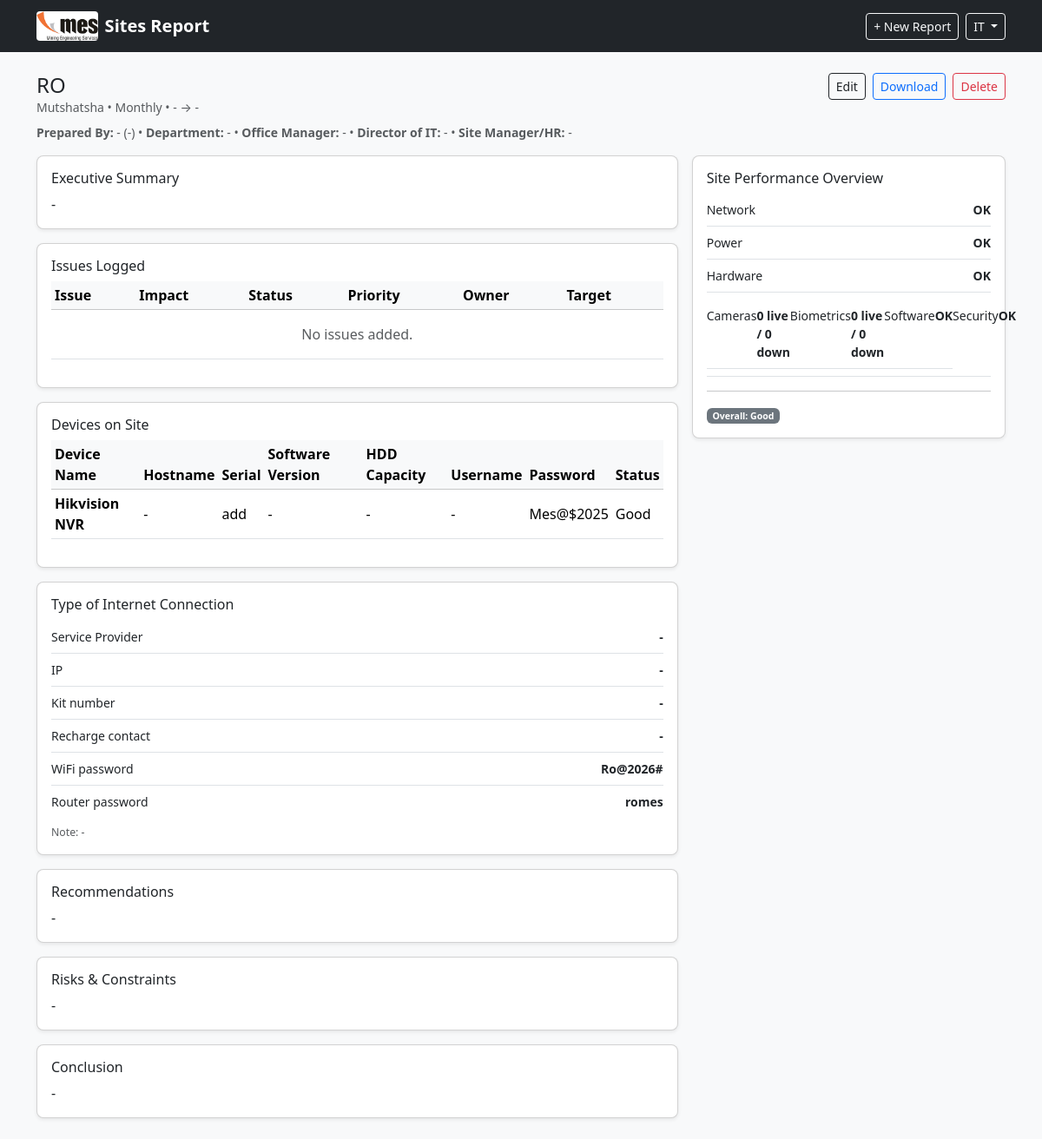
The app's page /report/1 (signed in) with its own data.
### tables this page shows
CREATE TABLE reports (
        id INTEGER PRIMARY KEY AUTOINCREMENT,
        site_name TEXT NOT NULL,
        location TEXT,
        report_type TEXT NOT NULL,
        period_start TEXT,
        period_end TEXT,
        prepared_by TEXT,
        department TEXT,
        date_submitted TEXT,
        prepared_by_title TEXT,
        office_manager TEXT,
        director_it TEXT,
        site_manager_hr TEXT,
        internet_service_provider TEXT,
        internet_ip TEXT,
        kit_number TEXT,
        recharge_contact TEXT,
        wifi_password TEXT,
        router_password TEXT,
        internet_note TEXT,

        executive_summary TEXT,
        overall_status TEXT,

        network_status TEXT,
        power_status TEXT,
        hardware_status TEXT,
        biomedical_status TEXT,
        cameras_live INTEGER DEFAULT 0,
        cameras_down INTEGER DEFAULT 0,
        biometrics_live INTEGER DEFAULT 0,
        biometrics_down INTEGER DEFAULT 0,
        software_status TEXT,
        security_status TEXT,

        recommendations TEXT,
        risks_constraints TEXT,
        conclusion TEXT,

        created_at TEXT NOT NULL
    );

CREATE TABLE devices (
        id INTEGER PRIMARY KEY AUTOINCREMENT,
        report_id INTEGER NOT NULL,
        device_name TEXT NOT NULL,
        hostname TEXT,
        serial_number TEXT,
        software_version TEXT,
        hdd_capacity TEXT,
        username TEXT,
        password TEXT,
        status TEXT,
        FOREIGN KEY(report_id) REFERENCES reports(id) ON DELETE CASCADE
    );

### app.py (the view)
@app.route("/report/<int:report_id>")
@login_required
def report_detail(report_id):
    conn = get_db()
    cur = conn.cursor()
    report = cur.execute("SELECT * FROM reports WHERE id = ?", (report_id,)).fetchone()
    issues = cur.execute("SELECT * FROM issues WHERE report_id = ? ORDER BY id DESC", (report_id,)).fetchall()
    devices = cur.execute("SELECT * FROM devices WHERE report_id = ? ORDER BY id DESC", (report_id,)).fetchall()
    devices = cur.execute("SELECT * FROM devices WHERE report_id = ? ORDER BY id DESC", (report_id,)).fetchall()
    conn.close()
    if not report:
        flash("Report not found.", "danger")
        return redirect(url_for("index"))
    return render_template("report_detail.html", report=report, issues=issues, devices=devices)

### app.py (called while the page is built)
def get_db():
    os.makedirs(app.instance_path, exist_ok=True)
    conn = sqlite3.connect(DB_PATH)
    conn.row_factory = sqlite3.Row
    return conn

@app.before_request
def startup():
    init_db()

def login_required(f):
    @wraps(f)
    def decorated_function(*args, **kwargs):
        if 'user_id' not in session:
            flash("Please log in first.", "warning")
            return redirect(url_for('login'))
        return f(*args, **kwargs)
    return decorated_function

### templates/report_detail.html
{% extends "base.html" %}
{% block content %}
<div class="d-flex justify-content-between align-items-start mb-3">
  <div>
    <h4 class="mb-0">{{ report.site_name }}</h4>
    <div class="text-muted small">
      {{ report.location or "-" }} • {{ report.report_type }} •
      {{ report.period_start or "-" }} → {{ report.period_end or "-" }}
    </div>
    <div class="text-muted small mt-2">
      <strong>Prepared By:</strong> {{ report.prepared_by or "-" }} ({{ report.prepared_by_title or "-" }}) •
      <strong>Department:</strong> {{ report.department or "-" }} •
      <strong>Office Manager:</strong> {{ report.office_manager or "-" }} •
      <strong>Director of IT:</strong> {{ report.director_it or "-" }} •
      <strong>Site Manager/HR:</strong> {{ report.site_manager_hr or "-" }}
    </div>
  </div>
  <div class="d-flex gap-2">
    <a class="btn btn-outline-dark btn-sm" href="{{ url_for('edit_report', report_id=report.id) }}">Edit</a>
    <a class="btn btn-outline-primary btn-sm" href="{{ url_for('download_report', report_id=report.id) }}">Download</a>
    <form method="POST" action="{{ url_for('delete_report', report_id=report.id) }}"
          onsubmit="return confirm('Delete this report?');">
      <button class="btn btn-outline-danger btn-sm">Delete</button>
    </form>
  </div>
</div>
<div class="row g-3">
  <div class="col-md-8">
    <div class="card shadow-sm mb-3">
      <div class="card-body">
        <h6>Executive Summary</h6>
        <p class="mb-0">{{ report.executive_summary or "-" }}</p>
      </div>
    </div>
    <div class="card shadow-sm mb-3">
      <div class="card-body">
        <h6>Issues Logged</h6>
        <div class="table-responsive">
          <table class="table table-sm align-middle">
            <thead class="table-light">
              <tr>
                <th>Issue</th>
                <th>Impact</th>
                <th>Status</th>
                <th>Priority</th>
                <th>Owner</th>
                <th>Target</th>
              </tr>
            </thead>
            <tbody>
              {% for i in issues %}
              <tr>
                <td class="fw-semibold">{{ i.issue_title }}</td>
                <td>{{ i.impact }}</td>
                <td>{{ i.status }}</td>
                <td>{{ i.priority }}</td>
                <td>{{ i.owner }}</td>
                <td>{{ i.target_date or "-" }}</td>
              </tr>
              {% else %}
              <tr>
                <td colspan="6" class="text-center text-muted py-3">No issues added.</td>
              </tr>
              {% endfor %}
            </tbody>
          </table>
        </div>
      </div>
    </div>
    <div class="card shadow-sm mb-3">
      <div class="card-body">
        <h6>Devices on Site</h6>
        <div class="table-responsive">
          <table class="table table-sm align-middle">
            <thead class="table-light">
              <tr>
                <th>Device Name</th>
                <th>Hostname</th>
                <th>Serial</th>
                <th>Software Version</th>
                <th>HDD Capacity</th>
                <th>Username</th>
                <th>Password</th>
                <th>Status</th>
              </tr>
            </thead>
            <tbody>
              {% for d in devices %}
              <tr>
                <td class="fw-semibold">{{ d.device_name }}</td>
                <td>{{ d.hostname or '-' }}</td>
                <td>{{ d.serial_number or '-' }}</td>
                <td>{{ d.software_version or '-' }}</td>
                <td>{{ d.hdd_capacity or '-' }}</td>
                <td>{{ d.username or '-' }}</td>
                <td>{{ d.password or '-' }}</td>
                <td>{{ d.status or '-' }}</td>
              </tr>
              {% else %}
              <tr>
                <td colspan="8" class="text-center text-muted py-3">No devices added.</td>
              </tr>
              {% endfor %}
            </tbody>
          </table>
        </div>
      </div>
    </div>
    <div class="card shadow-sm mb-3">
      <div class="card-body">
        <h6>Type of Internet Connection</h6>
        <div class="small">
          <div class="d-flex justify-content-between border-bottom py-2">
            <span>Service Provider</span>
            <span class="fw-semibold">{{ report.internet_service_provider or '-' }}</span>
          </div>
          <div class="d-flex justify-content-between border-bottom py-2">
            <span>IP</span>
            <span class="fw-semibold">{{ report.internet_ip or '-' }}</span>
          </div>
          <div class="d-flex justify-content-between border-bottom py-2">
            <span>Kit number</span>
            <span class="fw-semibold">{{ report.kit_number or '-' }}</span>
          </div>
          <div class="d-flex justify-content-between border-bottom py-2">
            <span>Recharge contact</span>
            <span class="fw-semibold">{{ report.recharge_contact or '-' }}</span>
          </div>
          <div class="d-flex justify-content-between border-bottom py-2">
            <span>WiFi password</span>
            <span class="fw-semibold">{{ report.wifi_password or '-' }}</span>
          </div>
          <div class="d-flex justify-content-between py-2">
            <span>Router password</span>
            <span class="fw-semibold">{{ report.router_password or '-' }}</span>
          </div>
          <div class="mt-2 small text-muted">Note: {{ report.internet_note or '-' }}</div>
        </div>
      </div>
    </div>
    <div class="card shadow-sm mb-3">
      <div class="card-body">
        <h6>Recommendations</h6>
        <p class="mb-0">{{ report.recommendations or "-" }}</p>
      </div>
    </div>
    <div class="card shadow-sm mb-3">
      <div class="card-body">
        <h6>Risks & Constraints</h6>
        <p class="mb-0">{{ report.risks_constraints or "-" }}</p>
      </div>
    </div>
    <div class="card shadow-sm">
      <div class="card-body">
        <h6>Conclusion</h6>
        <p class="mb-0">{{ report.conclusion or "-" }}</p>
      </div>
    </div>
  </div>
  <div class="col-md-4">
    <div class="card shadow-sm">
      <div class="card-body">
        <h6>Site Performance Overview</h6>
        <div class="small">
          <div class="d-flex justify-content-between border-bottom py-2">
            <span>Network</span>
            <span class="fw-semibold">{{ report.network_status }}</span>
          </div>
          <div class="d-flex justify-content-between border-bottom py-2">
            <span>Power</span>
            <span class="fw-semibold">{{ report.power_status }}</span>
          </div>
          <div class="d-flex justify-content-between border-bottom py-2">
            <span>Hardware</span>
            <span class="fw-semibold">{{ report.hardware_status }}</span>
          </div>
          <div class="d-flex justify-content-between border-bottom py-2">
          <div class="d-flex justify-content-between border-bottom py-2">
            <span>Cameras</span>
            <span class="fw-semibold">{{ report.cameras_live or 0 }} live / {{ report.cameras_down or 0 }} down</span>
          </div>
          <div class="d-flex justify-content-between border-bottom py-2">
            <span>Biometrics</span>
            <span class="fw-semibold">{{ report.biometrics_live or 0 }} live / {{ report.biometrics_down or 0 }} down</span>
          </div>
          <div class="d-flex justify-content-between border-bottom py-2">
            <span>Software</span>
            <span class="fw-semibold">{{ report.software_status }}</span>
          </div>
          <div class="d-flex justify-content-between py-2">
            <span>Security</span>
            <span class="fw-semibold">{{ report.security_status }}</span>
          </div>
        </div>
        <hr>
        <div>
          <span class="badge bg-secondary">Overall: {{ report.overall_status }}</span>
        </div>
      </div>
    </div>
  </div>
</div>
{% endblock %}

### templates/base.html (shortened to what this page needs)
<!DOCTYPE html>
<html lang="en">
<head>
  <link href="https://cdn.jsdelivr.net/npm/bootstrap@5.3.2/dist/css/bootstrap.min.css" rel="stylesheet">
  <link rel="stylesheet" href="{{ url_for('static', filename='style.css') }}">
</head>
<body>
<nav class="navbar navbar-expand-lg navbar-dark bg-dark">
  <div class="container">
    <a class="navbar-brand fw-bold d-flex align-items-center" href="{{ url_for('index') }}">
      <img src="{{ url_for('static', filename='logo.png') }}" height="34" alt="Logo" class="me-2" />
      <span>Sites Report</span>
    </a>
    <div class="collapse navbar-collapse" id="navbarNav">
      <div class="ms-auto d-flex gap-2 align-items-center">
        <a class="btn btn-outline-light btn-sm" href="{{ url_for('new_report') }}">
          + New Report
        </a>
        {% if session.get('username') %}
          <div class="dropdown">
            <button class="btn btn-outline-light btn-sm dropdown-toggle" type="button" id="dropdownUser" data-bs-toggle="dropdown" aria-expanded="false">
              {{ session['username'] }}
            </button>
          </div>
        {% endif %}
      </div>
    </div>
  </div>
</nav>
<div class="container my-4">
  {% block content %}{% endblock %}
</div>
</body>
</html>

### static/style.css (style rules this page uses)
body { background: #f8f9fa; }
.card { border-radius: 8px; }
.navbar-brand img { border-radius: 4px; }

### records on screen
reports: site_name "RO", location "Mutshatsha", report_type "Monthly", period_start "-", period_end "-", prepared_by "-", prepared_by_title "-", department "-", office_manager "-", director_it "-", site_manager_hr "-", executive_summary "-", internet_service_provider "-", internet_ip "-", kit_number "-", recharge_contact "-", wifi_password "Ro@2026#", router_password "romes", internet_note "-", recommendations "-", risks_constraints "-", conclusion "-", network_status "OK", power_status "OK", hardware_status "OK", cameras_live "0", cameras_down "0", biometrics_live "0", biometrics_down "0", software_status "OK", security_status "OK", overall_status "Good"
devices: device_name "Hikvision NVR", hostname "-", serial_number "add", software_version "-", hdd_capacity "-", username "-", password "Mes@$2025", status "Good"

### other values on screen
{{ session['username'] }} "IT"
